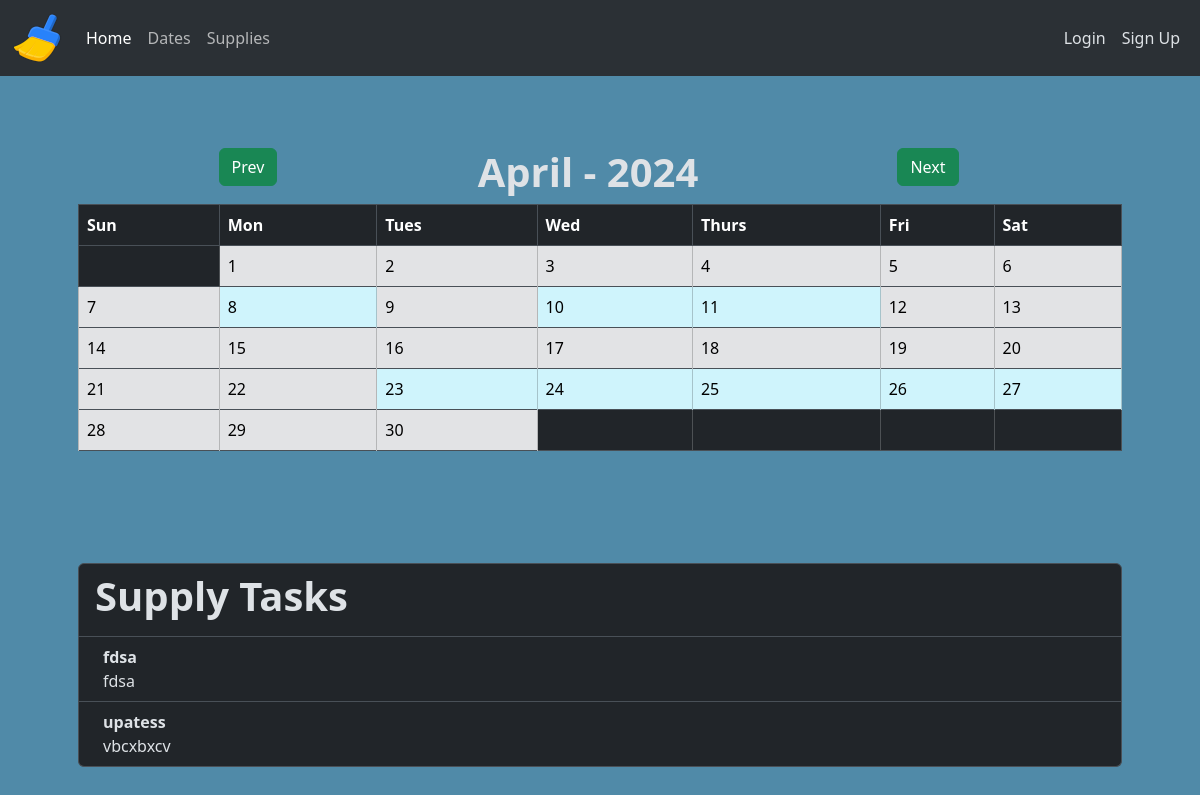
The app's page /, older data.
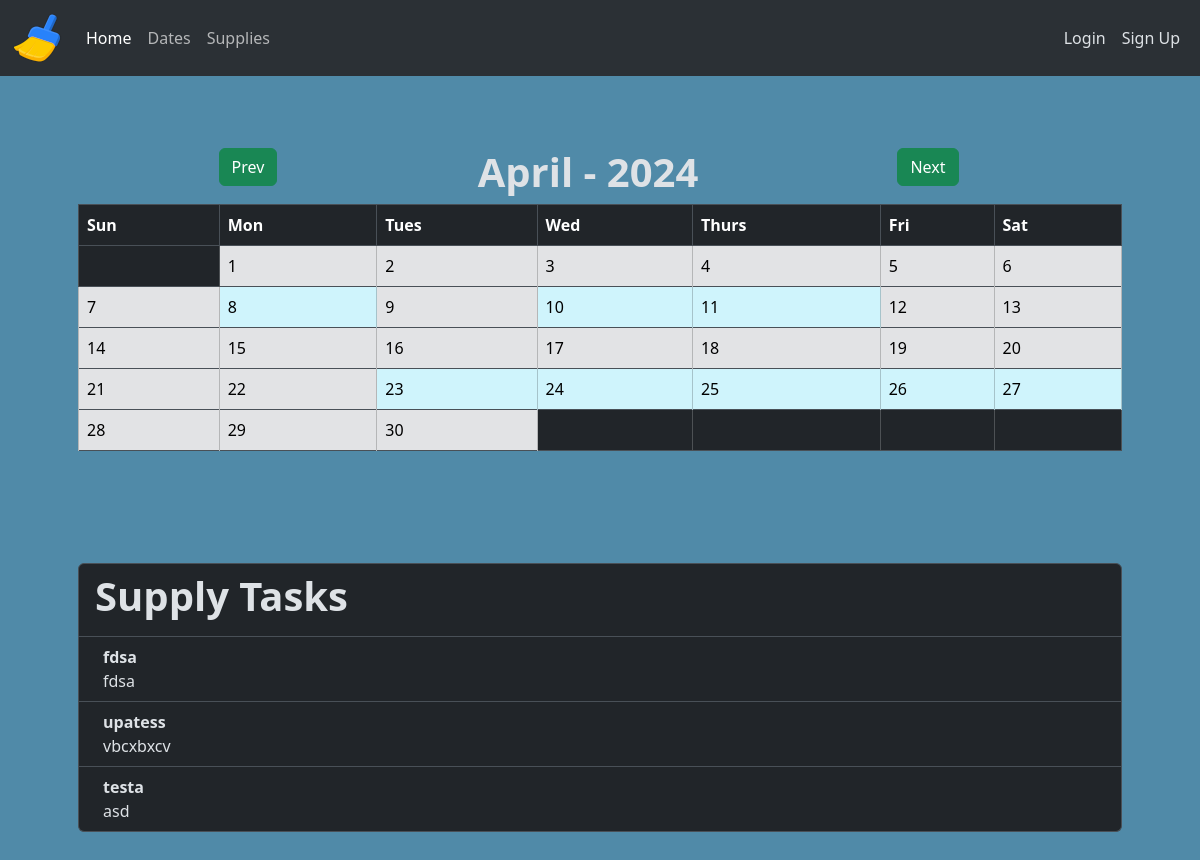
The same page, newer data.
### schedule_app/models.py (models this page shows, shortened)
class SupplyTask(models.Model):
    name = models.CharField(max_length=150)
    description = models.CharField(max_length=250)
    def __str__(self):
        return str(self.name)

### schedule_app/views/display_views.py (the view)
# urls.py: path("", index, name="index"),
def index(request, year=datetime.now().year, month=datetime.now().month):
    tasks = SupplyTask.objects.all()
    dates = CalendarDates.objects.all()
    first_day = get_day_num(datetime(year, month, 1).strftime("%A"))
    days_in_month = calendar.monthrange(year, month)[1]
    days_in_month = list(range(1, days_in_month+1))
    month_name = datetime(year, month, 1).strftime("%B")
    arg_dic = get_link_args(month, year)
    month = check_month(month)
    colored_days = get_occupied_days(days_in_month, dates, month)
    cal = get_cal(days_in_month, colored_days, first_day)
    context = {
               'tasks': tasks,
               'month': month_name,
               'year': year,
               'arg_dic':arg_dic,
               'cal': cal}
    print(context)
    return render(request, "schedule_app/index.html", context)

### schedule_app/utils.py (called while the page is built)
def check_month(month):
    if month > 12 or month < 1:
        month=datetime.now().month
    return month

def get_day_num(day):
    days = {
        'Sunday': 1,
        'Monday': 2,
        'Tuesday': 3,
        'Wednesday': 4,
        'Thursday': 5,
        'Friday': 6,
        'Saturday': 7,
    }
    return days[day]

def get_occupied_days(days_in_month, dates, month):
    occupied_days = []
    for num in days_in_month:
        for date in dates:
            if num >= date.booking_start.day and num <= date.booking_end.day:
                if date.booking_end.month == month or date.booking_start.month == month:
                    occupied_days.append(num)
    return occupied_days

def get_link_args(month, year):
    arg_dic = {
        'next_year': year,
        'next_month': month + 1,
        'prev_year': year,
        'prev_month': month - 1
    }
    if month > 11:
        arg_dic['next_year'] = year + 1
        arg_dic['next_month'] = 1
    elif month < 2:
        arg_dic['prev_year'] = year - 1
        arg_dic['prev_month'] = 12
    return arg_dic

### schedule_app/templates/schedule_app/index.html
{% extends "schedule_app/base_template.html" %}
{% block content %}
<div class="container mx-auto p-5">
    <div class="container text-center row">
        <div class="col">
            <a href= "{% url 'index' arg_dic.prev_year arg_dic.prev_month %}" class="btn btn-success" id="prev-b">Prev</a>
        </div>
        <div class="col">
            <h1><strong>{{month}} - {{year}}</strong></h1>
        </div>
        <div class="col">
            <a href= "{% url 'index' arg_dic.next_year arg_dic.next_month %}" class="btn btn-success" id="next-b">Next</a>
        </div>
    </div>
<table class="table table-bordered">
    <thead>
        <tr>
            <th scope="col">Sun</th>
            <th scope="col">Mon</th>
            <th scope="col">Tues</th>
            <th scope="col">Wed</th>
            <th scope="col">Thurs</th>
            <th scope="col">Fri</th>
            <th scope="col">Sat</th>
        </tr>
    </thead>
    <tbody>
    {% for row in cal %}
        <tr>
            {% for day in row %}
                {% if day.0 > 0 and day.1 > 0 %}
                <td class="table-info">{{day.0}}</td>
                {% elif day.0 > 0 and day.1 < 1 %}
                <td class="table-secondary">{{day.0}}</td>
                {% else %}
                <td class="table-dark"></td>
                {% endif %}
            {% endfor %}
        </tr>
    {% endfor %}
    </tbody>
</table>
</div>
<div class="container mx-auto p-5">
<ul class="list-group">
    <li class="list-group-item"><h1><strong>Supply Tasks</strong></h1></li>
    {% for task in tasks %}
    <li class="list-group-item">
        <div class="ms-2 me-auto">
            <div class="fw-bold">{{task.name}}</div>
            {{task.description}}
        </div>
    </li>
    {% endfor %}
</ul>
</div>
{% endblock %}

Row changes from the older to the newer data that the page shows:
added SupplyTask: name "testa", description "asd"
